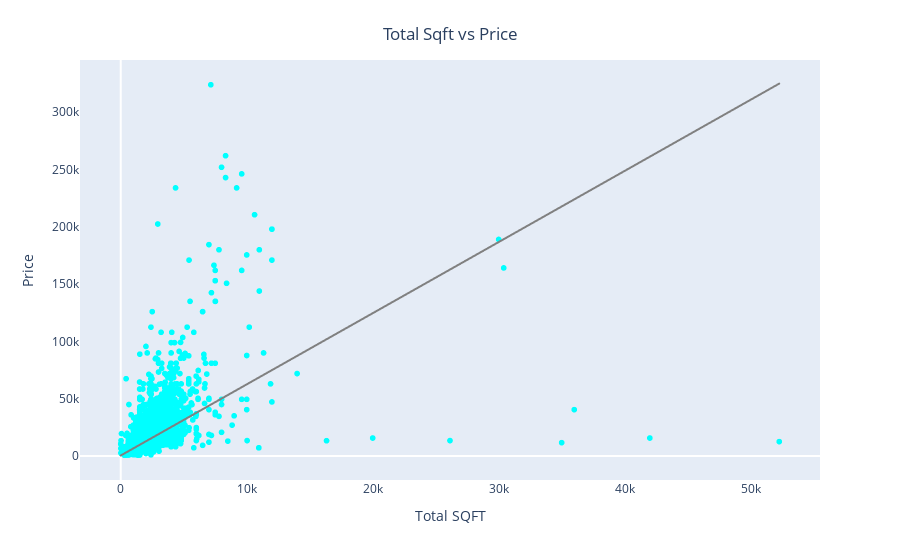

The notebook cell saved with this chart:
### Code cell
fig = px.scatter(df,x="total_sqft",y="price_in_rupees",trendline="ols",trendline_color_override="grey",color_discrete_sequence=['#00FFFF'])
fig.update_layout(
    xaxis=dict(showgrid=False,title="Total SQFT"),
    yaxis=dict(showgrid=False,title="Price"),
    title = {
        "text":"Total Sqft vs Price",
        "x":0.5,
        "y":0.95
    }
)
fig.show()

### Figure 1 — Plotly figure (JSON) as saved in the notebook; plotly's stock layout.template omitted (floating-point values rounded to 4 significant figures; data arrays with more than 128 entries replaced by an {"elided": "..."} marker saying what was removed)
{"data": [{"hovertemplate": "total_sqft=%{x}<br>price_in_rupees=%{y}<extra></extra>", "legendgroup": "", "marker": {"color": "#00FFFF", "symbol": "circle"}, "mode": "markers", "name": "", "showlegend": false, "type": "scattergl", "x": {"elided": "13320 float values"}, "xaxis": "x", "y": {"elided": "13320 float values"}, "yaxis": "y"}, {"hovertemplate": "<b>OLS trendline</b><br>price_in_rupees = 6.20817 * total_sqft + 490.448<br>R<sup>2</sup>=0.321999<br><br>total_sqft=%{x}<br>price_in_rupees=%{y} <b>(trend)</b><extra></extra>", "legendgroup": "", "line": {"color": "grey"}, "marker": {"color": "#00FFFF", "symbol": "circle"}, "mode": "lines", "name": "", "showlegend": false, "type": "scattergl", "x": {"elided": "13320 float values"}, "xaxis": "x", "y": {"elided": "13320 float values"}, "yaxis": "y"}], "layout": {"legend": {"tracegroupgap": 0}, "margin": {"t": 60}, "title": {"text": "Total Sqft vs Price", "x": 0.5, "y": 0.95}, "xaxis": {"anchor": "y", "domain": [0, 1], "showgrid": false, "title": {"text": "Total SQFT"}}, "yaxis": {"anchor": "x", "domain": [0, 1], "showgrid": false, "title": {"text": "Price"}}}}
